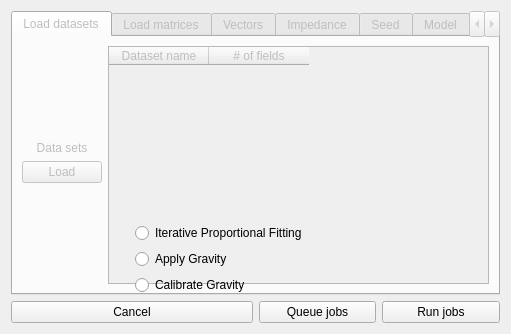
<?xml version="1.0" encoding="UTF-8"?>
<ui version="4.0">
 <class>Dialog</class>
 <widget class="QDialog" name="Dialog">
  <property name="geometry">
   <rect>
    <x>0</x>
    <y>0</y>
    <width>511</width>
    <height>334</height>
   </rect>
  </property>
  <property name="sizePolicy">
   <sizepolicy hsizetype="Minimum" vsizetype="Minimum">
    <horstretch>0</horstretch>
    <verstretch>0</verstretch>
   </sizepolicy>
  </property>
  <property name="maximumSize">
   <size>
    <width>6510</width>
    <height>16777215</height>
   </size>
  </property>
  <property name="windowTitle">
   <string>AequilibraE  Trip distribution</string>
  </property>
  <layout class="QGridLayout" name="gridLayout">
   <item row="0" column="0" rowspan="4" colspan="4">
    <widget class="QTabWidget" name="model_tabs">
     <property name="enabled">
      <bool>false</bool>
     </property>
     <property name="currentIndex">
      <number>0</number>
     </property>
     <widget class="QWidget" name="pg_load_data">
      <attribute name="title">
       <string>Load datasets</string>
      </attribute>
      <layout class="QGridLayout" name="gridLayout_6">
       <item row="0" column="2" rowspan="5">
        <widget class="QTableWidget" name="table_datasets">
         <column>
          <property name="text">
           <string>Dataset name</string>
          </property>
         </column>
         <column>
          <property name="text">
           <string># of fields</string>
          </property>
         </column>
        </widget>
       </item>
       <item row="0" column="1">
        <spacer name="verticalSpacer_5">
         <property name="orientation">
          <enum>Qt::Vertical</enum>
         </property>
         <property name="sizeHint" stdset="0">
          <size>
           <width>20</width>
           <height>40</height>
          </size>
         </property>
        </spacer>
       </item>
       <item row="3" column="1">
        <spacer name="verticalSpacer_6">
         <property name="orientation">
          <enum>Qt::Vertical</enum>
         </property>
         <property name="sizeHint" stdset="0">
          <size>
           <width>20</width>
           <height>40</height>
          </size>
         </property>
        </spacer>
       </item>
       <item row="1" column="1">
        <widget class="QLabel" name="label_3">
         <property name="text">
          <string>Data sets</string>
         </property>
         <property name="alignment">
          <set>Qt::AlignCenter</set>
         </property>
        </widget>
       </item>
       <item row="2" column="1">
        <widget class="QPushButton" name="but_load_data">
         <property name="text">
          <string>Load</string>
         </property>
        </widget>
       </item>
      </layout>
     </widget>
     <widget class="QWidget" name="pg_load_mat">
      <attribute name="title">
       <string>Load matrices</string>
      </attribute>
      <layout class="QGridLayout" name="gridLayout_5">
       <item row="0" column="1">
        <widget class="QTableView" name="list_matrices"/>
       </item>
      </layout>
     </widget>
     <widget class="QWidget" name="pg_choose_vectors">
      <attribute name="title">
       <string>Vectors</string>
      </attribute>
      <widget class="QComboBox" name="cob_atra_field">
       <property name="geometry">
        <rect>
         <x>10</x>
         <y>170</y>
         <width>291</width>
         <height>30</height>
        </rect>
       </property>
      </widget>
      <widget class="QLabel" name="label_2">
       <property name="geometry">
        <rect>
         <x>9</x>
         <y>111</y>
         <width>57</width>
         <height>17</height>
        </rect>
       </property>
       <property name="text">
        <string>Attraction</string>
       </property>
      </widget>
      <widget class="QComboBox" name="cob_prod_field">
       <property name="geometry">
        <rect>
         <x>10</x>
         <y>76</y>
         <width>291</width>
         <height>30</height>
        </rect>
       </property>
      </widget>
      <widget class="QComboBox" name="cob_prod_data">
       <property name="geometry">
        <rect>
         <x>9</x>
         <y>40</y>
         <width>291</width>
         <height>30</height>
        </rect>
       </property>
      </widget>
      <widget class="QComboBox" name="cob_atra_data">
       <property name="geometry">
        <rect>
         <x>9</x>
         <y>134</y>
         <width>291</width>
         <height>30</height>
        </rect>
       </property>
      </widget>
      <widget class="QLabel" name="label">
       <property name="geometry">
        <rect>
         <x>12</x>
         <y>10</y>
         <width>64</width>
         <height>17</height>
        </rect>
       </property>
       <property name="text">
        <string>Production</string>
       </property>
      </widget>
     </widget>
     <widget class="QWidget" name="pg_imped_matrix">
      <attribute name="title">
       <string>Impedance</string>
      </attribute>
      <widget class="QComboBox" name="cob_imped_field">
       <property name="geometry">
        <rect>
         <x>70</x>
         <y>95</y>
         <width>261</width>
         <height>30</height>
        </rect>
       </property>
       <property name="minimumSize">
        <size>
         <width>200</width>
         <height>30</height>
        </size>
       </property>
      </widget>
      <widget class="QComboBox" name="cob_imped_mat">
       <property name="geometry">
        <rect>
         <x>70</x>
         <y>42</y>
         <width>261</width>
         <height>30</height>
        </rect>
       </property>
       <property name="minimumSize">
        <size>
         <width>200</width>
         <height>30</height>
        </size>
       </property>
      </widget>
      <widget class="QLabel" name="label_6">
       <property name="geometry">
        <rect>
         <x>20</x>
         <y>101</y>
         <width>31</width>
         <height>17</height>
        </rect>
       </property>
       <property name="text">
        <string>Core</string>
       </property>
      </widget>
      <widget class="QLabel" name="label_5">
       <property name="geometry">
        <rect>
         <x>20</x>
         <y>46</y>
         <width>41</width>
         <height>17</height>
        </rect>
       </property>
       <property name="text">
        <string>Matrix</string>
       </property>
      </widget>
     </widget>
     <widget class="QWidget" name="pg_seed">
      <attribute name="title">
       <string>Seed</string>
      </attribute>
      <widget class="QComboBox" name="cob_seed_field">
       <property name="geometry">
        <rect>
         <x>70</x>
         <y>95</y>
         <width>261</width>
         <height>30</height>
        </rect>
       </property>
       <property name="minimumSize">
        <size>
         <width>200</width>
         <height>30</height>
        </size>
       </property>
      </widget>
      <widget class="QLabel" name="label_7">
       <property name="geometry">
        <rect>
         <x>20</x>
         <y>46</y>
         <width>81</width>
         <height>17</height>
        </rect>
       </property>
       <property name="text">
        <string>Matrix</string>
       </property>
      </widget>
      <widget class="QLabel" name="label_8">
       <property name="geometry">
        <rect>
         <x>20</x>
         <y>101</y>
         <width>81</width>
         <height>17</height>
        </rect>
       </property>
       <property name="text">
        <string>Core</string>
       </property>
      </widget>
      <widget class="QComboBox" name="cob_seed_mat">
       <property name="geometry">
        <rect>
         <x>70</x>
         <y>42</y>
         <width>261</width>
         <height>30</height>
        </rect>
       </property>
       <property name="minimumSize">
        <size>
         <width>200</width>
         <height>30</height>
        </size>
       </property>
      </widget>
     </widget>
     <widget class="QWidget" name="pg_choose_model">
      <attribute name="title">
       <string>Model</string>
      </attribute>
      <layout class="QGridLayout" name="gridLayout_4">
       <item row="3" column="0">
        <widget class="QPushButton" name="but_load_model">
         <property name="text">
          <string>Load</string>
         </property>
        </widget>
       </item>
       <item row="4" column="0">
        <spacer name="verticalSpacer">
         <property name="orientation">
          <enum>Qt::Vertical</enum>
         </property>
         <property name="sizeHint" stdset="0">
          <size>
           <width>20</width>
           <height>40</height>
          </size>
         </property>
        </spacer>
       </item>
       <item row="0" column="1" rowspan="6">
        <widget class="QTableWidget" name="table_model">
         <column>
          <property name="text">
           <string>Parameter</string>
          </property>
         </column>
         <column>
          <property name="text">
           <string>Value</string>
          </property>
         </column>
        </widget>
       </item>
       <item row="1" column="0">
        <spacer name="verticalSpacer_2">
         <property name="orientation">
          <enum>Qt::Vertical</enum>
         </property>
         <property name="sizeHint" stdset="0">
          <size>
           <width>20</width>
           <height>40</height>
          </size>
         </property>
        </spacer>
       </item>
       <item row="2" column="0">
        <widget class="QLabel" name="label_9">
         <property name="text">
          <string>Model</string>
         </property>
         <property name="alignment">
          <set>Qt::AlignCenter</set>
         </property>
        </widget>
       </item>
      </layout>
     </widget>
     <widget class="QWidget" name="pg_set_model">
      <attribute name="title">
       <string>Model</string>
      </attribute>
      <layout class="QGridLayout" name="gridLayout_3">
       <item row="0" column="0">
        <widget class="QRadioButton" name="rdo_expo">
         <property name="text">
          <string>Negative Exponential</string>
         </property>
         <property name="checked">
          <bool>true</bool>
         </property>
        </widget>
       </item>
       <item row="1" column="0">
        <widget class="QRadioButton" name="rdo_power">
         <property name="text">
          <string>Inverse Power</string>
         </property>
        </widget>
       </item>
       <item row="2" column="0">
        <widget class="QRadioButton" name="rdo_gamma">
         <property name="text">
          <string>Gamma Function</string>
         </property>
        </widget>
       </item>
       <item row="3" column="0">
        <widget class="QRadioButton" name="rdo_friction">
         <property name="text">
          <string>Friction Factors</string>
         </property>
        </widget>
       </item>
      </layout>
     </widget>
     <widget class="QWidget" name="pg_jobs">
      <attribute name="title">
       <string>jobs</string>
      </attribute>
      <layout class="QGridLayout" name="gridLayout_2">
       <item row="1" column="0">
        <widget class="QCheckBox" name="chb_empty_as_zero">
         <property name="text">
          <string>Treat empties as zeros</string>
         </property>
         <property name="checked">
          <bool>false</bool>
         </property>
        </widget>
       </item>
       <item row="0" column="0">
        <widget class="QTableWidget" name="table_jobs">
         <column>
          <property name="text">
           <string>Job</string>
          </property>
         </column>
         <column>
          <property name="text">
           <string>Output name</string>
          </property>
         </column>
         <column>
          <property name="text">
           <string>Status</string>
          </property>
         </column>
        </widget>
       </item>
      </layout>
     </widget>
    </widget>
   </item>
   <item row="1" column="1" colspan="2">
    <widget class="QRadioButton" name="rdo_ipf">
     <property name="text">
      <string>Iterative Proportional Fitting</string>
     </property>
    </widget>
   </item>
   <item row="2" column="1" colspan="2">
    <widget class="QRadioButton" name="rdo_apply_gravity">
     <property name="text">
      <string>Apply Gravity</string>
     </property>
    </widget>
   </item>
   <item row="3" column="1" colspan="2">
    <widget class="QRadioButton" name="rdo_calibrate_gravity">
     <property name="text">
      <string>Calibrate Gravity</string>
     </property>
    </widget>
   </item>
   <item row="4" column="0" colspan="2">
    <widget class="QPushButton" name="but_cancel">
     <property name="text">
      <string>Cancel</string>
     </property>
    </widget>
   </item>
   <item row="4" column="2">
    <widget class="QPushButton" name="but_queue">
     <property name="text">
      <string>Queue jobs</string>
     </property>
    </widget>
   </item>
   <item row="4" column="3">
    <widget class="QPushButton" name="but_run">
     <property name="enabled">
      <bool>true</bool>
     </property>
     <property name="text">
      <string>Run jobs</string>
     </property>
    </widget>
   </item>
  </layout>
  <zorder>but_run</zorder>
  <zorder>but_cancel</zorder>
  <zorder>rdo_ipf</zorder>
  <zorder>rdo_apply_gravity</zorder>
  <zorder>rdo_calibrate_gravity</zorder>
  <zorder>model_tabs</zorder>
  <zorder>but_queue</zorder>
 </widget>
 <resources/>
 <connections/>
 <designerdata>
  <property name="gridDeltaX">
   <number>10</number>
  </property>
  <property name="gridDeltaY">
   <number>10</number>
  </property>
  <property name="gridSnapX">
   <bool>true</bool>
  </property>
  <property name="gridSnapY">
   <bool>true</bool>
  </property>
  <property name="gridVisible">
   <bool>true</bool>
  </property>
 </designerdata>
</ui>
